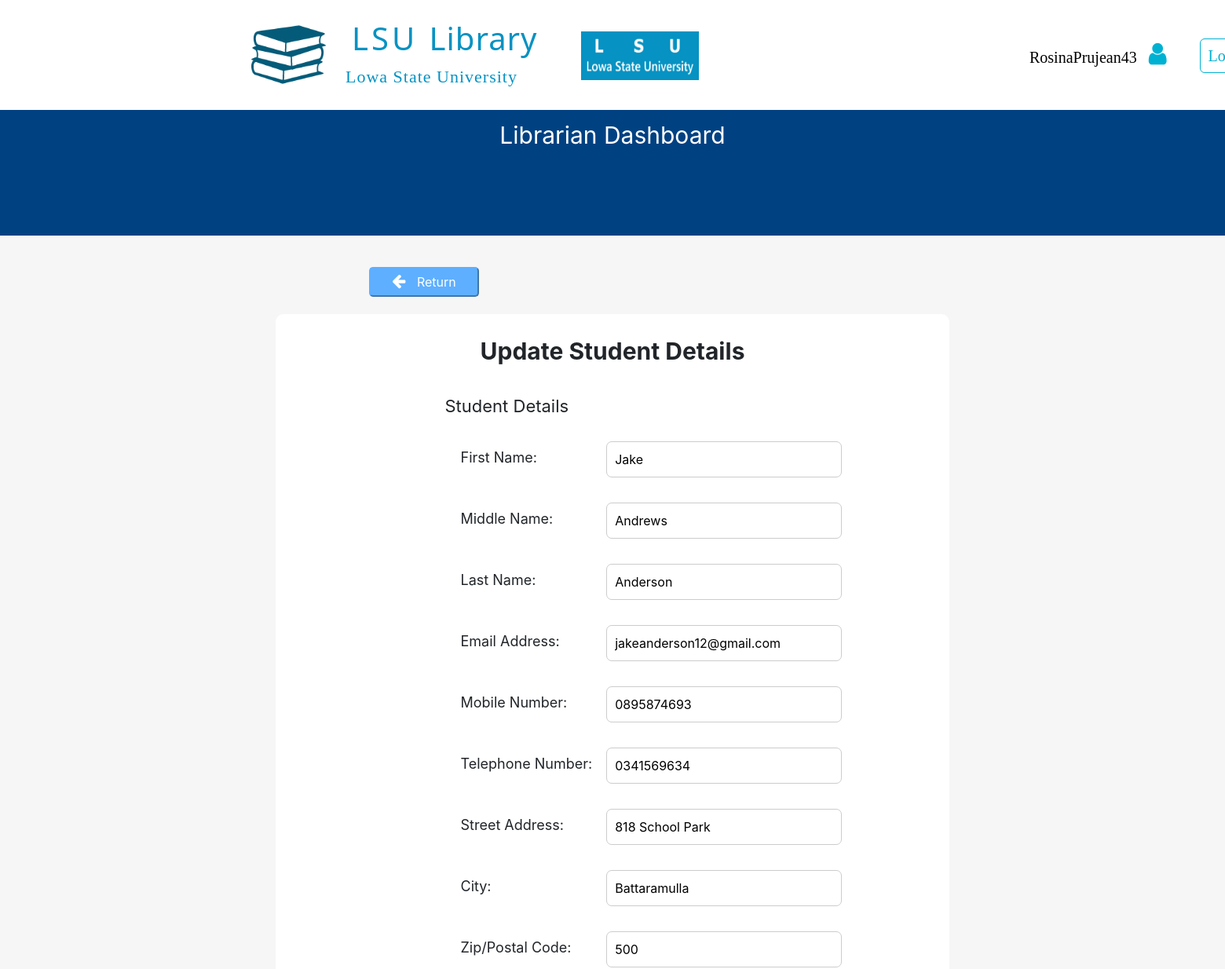
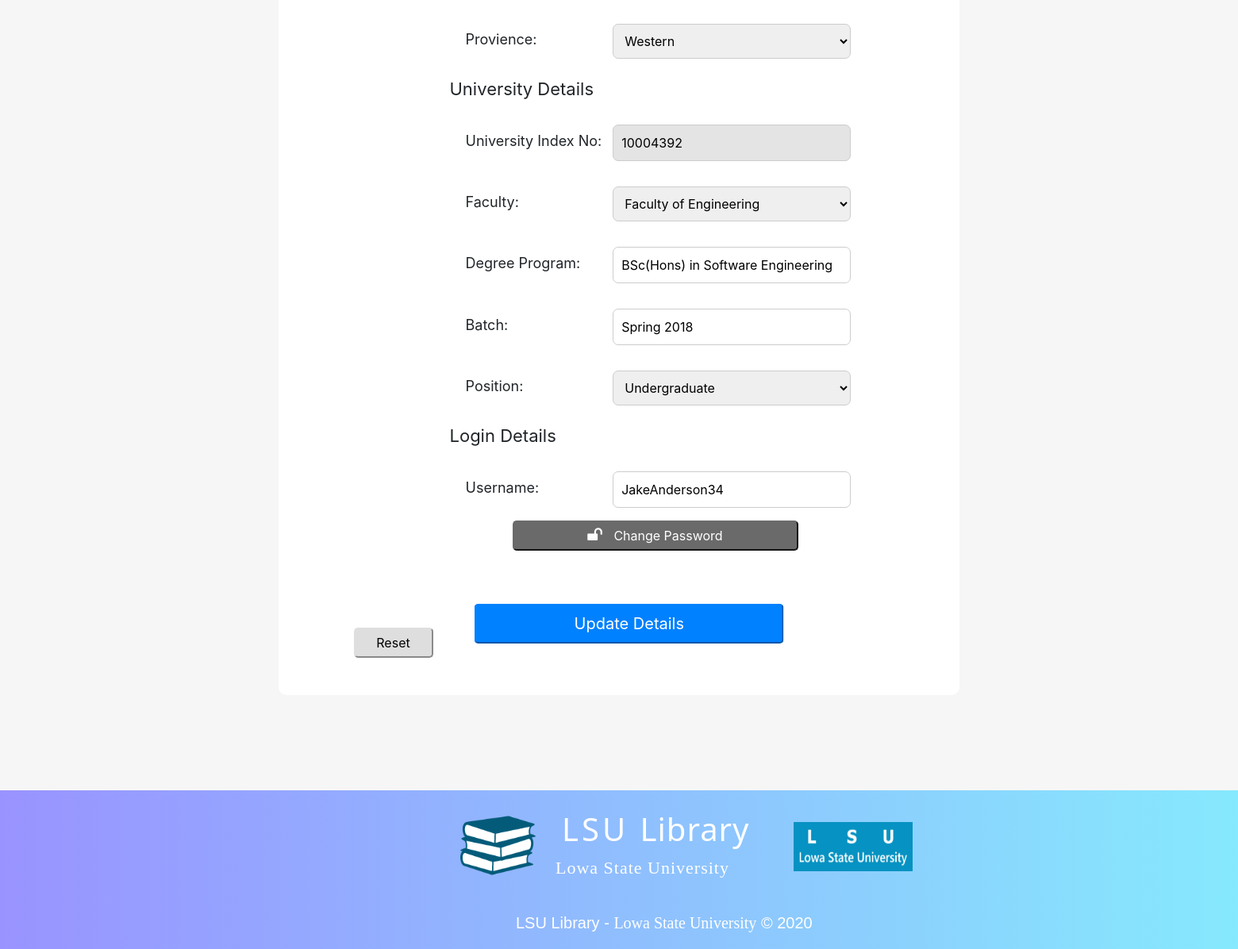
The page /librarianDashboard/4.manageMemberDetails/updateStudentDetails.php?updatestudentUsername=JakeAnderson34 (signed in) on the database its author committed (2 pictures, top to bottom).
### tables this page shows
CREATE TABLE User(
  UserID INT(8) AUTO_INCREMENT,
  FirstName VARCHAR(30) NOT NULL,
  MiddleName VARCHAR(30),
  LastName VARCHAR(50) NOT NULL,
  EmailAddress VARCHAR(50) NOT NULL,
  StreetAddress VARCHAR(40) NOT NULL,
  ucCityID INT(8),
  uzpcZPCID INT(8),
  upProvienceID INT(8) NOT NULL,
  MobileNumber CHAR(10) NOT NULL,
  TelephoneNumber CHAR(10),
  RegistrationDateTime DATETIME DEFAULT CURRENT_TIMESTAMP,
  lLoginID INT NOT NULL,  
  PRIMARY KEY (UserID),
  FOREIGN KEY (ucCityID) REFERENCES UserCity(CityID),
  FOREIGN KEY (uzpcZPCID) REFERENCES UserZipPostalCode(ZPCID),
  FOREIGN KEY (upProvienceID) REFERENCES UserProvience(ProvienceID)
);

CREATE TABLE UserCity(
  CityID INT(8) AUTO_INCREMENT,
  City VARCHAR(50),
  PRIMARY KEY (CityID)
);

CREATE TABLE UserZipPostalCode(
  ZPCID INT(8) AUTO_INCREMENT,
  ZipPostalCode VARCHAR(5),
  PRIMARY KEY (ZPCID)
);

CREATE TABLE UniversityMember(
  uUserID INT(8) NOT NULL,
  UniversityNo INT(8) NOT NULL,
  mmtMembershipTypeID INT(8) NOT NULL,
  mmsMemberStatusID INT(8) NOT NULL,
  mfFacultyID INT(8) NOT NULL,
  mpPositionID INT(8) NOT NULL,
  EditDateTime DATETIME,
  PRIMARY KEY (uUserID, UniversityNo),
  FOREIGN KEY (uUserID) REFERENCES User(UserID),
  FOREIGN KEY (mmtMembershipTypeID) REFERENCES MemberMembershipType(MembershipTypeID),
  FOREIGN KEY (mmsMemberStatusID) REFERENCES MemberMemberStatus(MemberStatusID),
  FOREIGN KEY (mfFacultyID) REFERENCES MemberFaculty(FacultyID),
  FOREIGN KEY (mpPositionID) REFERENCES MemberPosition(PositionID)
);

CREATE TABLE StudentDegreeProgram(
  DegreeProgramID INT(8) AUTO_INCREMENT,
  DegreeProgram VARCHAR(60),
  PRIMARY KEY (DegreeProgramID)
);

CREATE TABLE StudentBatch(
  BatchID INT(8) AUTO_INCREMENT,
  Batch VARCHAR(20),
  PRIMARY KEY (BatchID)
);

### librarianDashboard/4.manageMemberDetails/updateStudentDetails.php (the view, shortened to what the rows shown need)
<?php
  include_once("../../LSULibraryDBConnection.php");
  $studentUsername= $_GET['updatestudentUsername'];
        ?> <script>
<!DOCTYPE html>
<html>
  <head>
    <link rel="stylesheet" href="../../assets/css/defaultLayout.css">
    <link rel="stylesheet" href="https://cdnjs.cloudflare.com/ajax/libs/font-awesome/4.7.0/css/font-awesome.min.css">
    <link rel="stylesheet" href="../../assets/bootstrap/css/bootstrap.min.css">
  </head>
  <body>
        <div style="height: 140px; width: 100%;">
              <div id="logoSection">
                <h1 id="mainTitle"> LSU <span id="mainTitleSpan">Library</span> </h1>
              </div>
        </div>
          <div style="width: 100%;
                      height: 1930px;
                      background-color: #F6F6F6;">
            <div style="width: 55%;
                        height: 1710px;
                        background-color: #FFFFFF;
                        border-radius: 10px;
                        position: relative;
                        left: 50%;
                        transform: translateX(-50%);
                        top: 100px;">
              <?php
                $retrieveDetailsSQL = "SELECT * FROM User u INNER JOIN Login l ON l.LoginID = u.lLoginID
                                    INNER JOIN UserCity uc ON uc.CityID = u.ucCityID
                                    INNER JOIN UserZipPostalCode uzpc ON uzpc.ZPCID = u.uzpcZPCID
                                    INNER JOIN UserProvience up ON up.ProvienceID = u.upProvienceID
                                    INNER JOIN UniversityMember um ON um.uUserID = u.UserID
                                    INNER JOIN MemberMembershipType mmt ON mmt.MembershipTypeID = um.mmtMembershipTypeID
                                    INNER JOIN MemberFaculty mf ON mf.FacultyID = um.mfFacultyID
                                    INNER JOIN Student s ON s.umUserID = um.uUserID AND s.umUniversityNo = um.UniversityNo
                                    INNER JOIN StudentDegreeProgram sdp ON sdp.DegreeProgramID = s.sdpDegreeProgramID
                                    INNER JOIN StudentBatch sb ON sb.BatchID = s.sbBatchID
                                    INNER JOIN MemberPosition mp ON mp.PositionID = um.mpPositionID
                                    INNER JOIN MemberMemberStatus mms ON mms.MemberStatusID = um.mmsMemberStatusID
                                    WHERE l.Username = '$studentUsername';";
                $retrieveDetailsResult = mysqli_query($databaseConn, $retrieveDetailsSQL);
                $retrieveDetailsRow = mysqli_fetch_array($retrieveDetailsResult);
              ?>
              <div id="container">
                <form action="updateStudentDetails.php?updatestudentUsername=<?php echo $studentUsername; ?>" method="POST">
                  <table>
                    <tr>
                      <td>
                        <input type="text" name="firstName" class="updateFormInput" required placeholder="First Name" value="<?php echo $retrieveDetailsRow['FirstName']; ?>"
                        title="Mandatory, Only Uppercase Initials and Lowercase Alphabetic Characters"
                        data-toggle="tooltip" data-placement="right">
                      </td>
                    </tr>
                    <tr>
                      <td>
                        <input type="text" name="middleName" class="updateFormInput" placeholder="Middle Name" value="<?php echo $retrieveDetailsRow['MiddleName']; ?>"
                        title="Optional, Only Uppercase Initials and Lowercase Alphabetic Characters"
                        data-toggle="tooltip" data-placement="right">
                      </td>
                    </tr>
                    <tr>
                      <td>
                        <input type="text" name="lastName" class="updateFormInput" required placeholder="Last Name" value="<?php echo $retrieveDetailsRow['LastName']; ?>"
                        title="Mandatory, Only Uppercase Initials and Lowercase Alphabetic Characters"
                        data-toggle="tooltip" data-placement="right">
                      </td>
                    </tr>
                    <tr>
                      <td>
                        <input type="text" name="emailAddress" class="updateFormInput" required placeholder="Email Address" value="<?php echo $retrieveDetailsRow['EmailAddress']; ?>"
                        title="Mandatory, Enter valid email address"
                        data-toggle="tooltip" data-placement="right">
                      </td>
                    </tr>
                    <tr>
                      <td>
                        <input type="text" name="mobileNumber" class="updateFormInput" required placeholder="Mobile Number" value="<?php echo $retrieveDetailsRow['MobileNumber']; ?>"
                        title="Mandatory, Only 10 numeric characters"
                        data-toggle="tooltip" data-placement="right">
                      </td>
                    </tr>
                    <tr>
                      <td>
                        <input type="text" name="telephoneNumber" class="updateFormInput" placeholder="Telephone Number" value="<?php echo $retrieveDetailsRow['TelephoneNumber']; ?>"
                        title="Optional, Only 10 numeric characters"
                        data-toggle="tooltip" data-placement="right">
                      </td>
                    </tr>
                    <tr>
                      <td>
                        <input type="text" name="streetAddress" class="updateFormInput" required placeholder="Street Address" value="<?php echo $retrieveDetailsRow['StreetAddress']; ?>"
                        title="Mandatory, Only Uppercase Initials, Lowercase Alphabetic and Numeric Characters"
                        data-toggle="tooltip" data-placement="right">
                      </td>
                    </tr>
                    <tr>
                      <td>
                        <input type="text" name="city" class="updateFormInput" required placeholder="City" value="<?php echo $retrieveDetailsRow['City']; ?>"
                        title="Mandatory, Only Uppercase Initials, Lowercase Alphabetic and Numeric Characters"
                        data-toggle="tooltip" data-placement="right">
                      </td>
                    </tr>
                    <tr>
                      <td>
                        <input type="text" name="zipPostalCode" class="updateFormInput" required placeholder="Zip/Postal Code" value="<?php echo $retrieveDetailsRow['ZipPostalCode']; ?>"
                        title="Mandatory, Only 5 Numeric Characters"
                        data-toggle="tooltip" data-placement="right">
                      </td>
                    </tr>
                    <tr>
                      <td>
                        <input type="text" name="universityIndexNo" class="updateFormInput" required readonly placeholder="University Index No" value="<?php echo $retrieveDetailsRow['UniversityNo']; ?>"
                        title="Not Editable"
                        data-toggle="tooltip" data-placement="right" style="background-color: #E4E4E4;">
                      </td>
                    </tr>
                    <tr>
                      <td>
                        <input type="text" name="degreeProgram" class="updateFormInput" required placeholder="Degree Program" value="<?php echo $retrieveDetailsRow['DegreeProgram']; ?>"
                        title="Mandatory, Only Uppercase Initials, Lowercase Alphabetic and Numeric Characters"
                        data-toggle="tooltip" data-placement="right">
                      </td>
                    </tr>
                    <tr>
                      <td>
                        <input type="text" name="batch" class="updateFormInput" required placeholder="Batch" value="<?php echo $retrieveDetailsRow['Batch']; ?>"
                        title="Mandatory,  Only Uppercase Initials, Lowercase Alphabetic and Numeric Characters"
                        data-toggle="tooltip" data-placement="right">
                      </td>
                    </tr>
                    <tr>
                      <td>
                        <input type="text" name="username" class="updateFormInput" required placeholder="Username" value="<?php echo $retrieveDetailsRow['Username']; ?>"
                        title="Mandatory, Only Uppercase, Lowercase Alphabetic and Numeric Characters, Minimum Length: 10, Maximum Length: 15"
                        data-toggle="tooltip" data-placement="right">
                      </td>
                    </tr>
                  </table>
                </form>
              </div>
          </div>
        </div>
          <div id="footer">
            <div id="footerLogoSection">
              <h1 id="mainTitle"> LSU <span id="mainTitleSpan">Library</span> </h1>
            </div>
          </div>
  </body>
</html>

### rows shown on the page
user: firstName "Jake", middleName "Andrews", lastName "Anderson", emailAddress "jakeanderson12@gmail.com", mobileNumber "0895874693", telephoneNumber "0341569634", streetAddress "818 School Park", city "Battaramulla", zipPostalCode "500", universityIndexNo "10004392", degreeProgram "BSc(Hons) in Software Engineering", batch "Spring 2018", username "JakeAnderson34"

### other values the page prints
$_SESSION['username'] "RosinaPrujean43"
form field provienceSelect "Western"
form field facultySelect "Faculty of Engineering"
